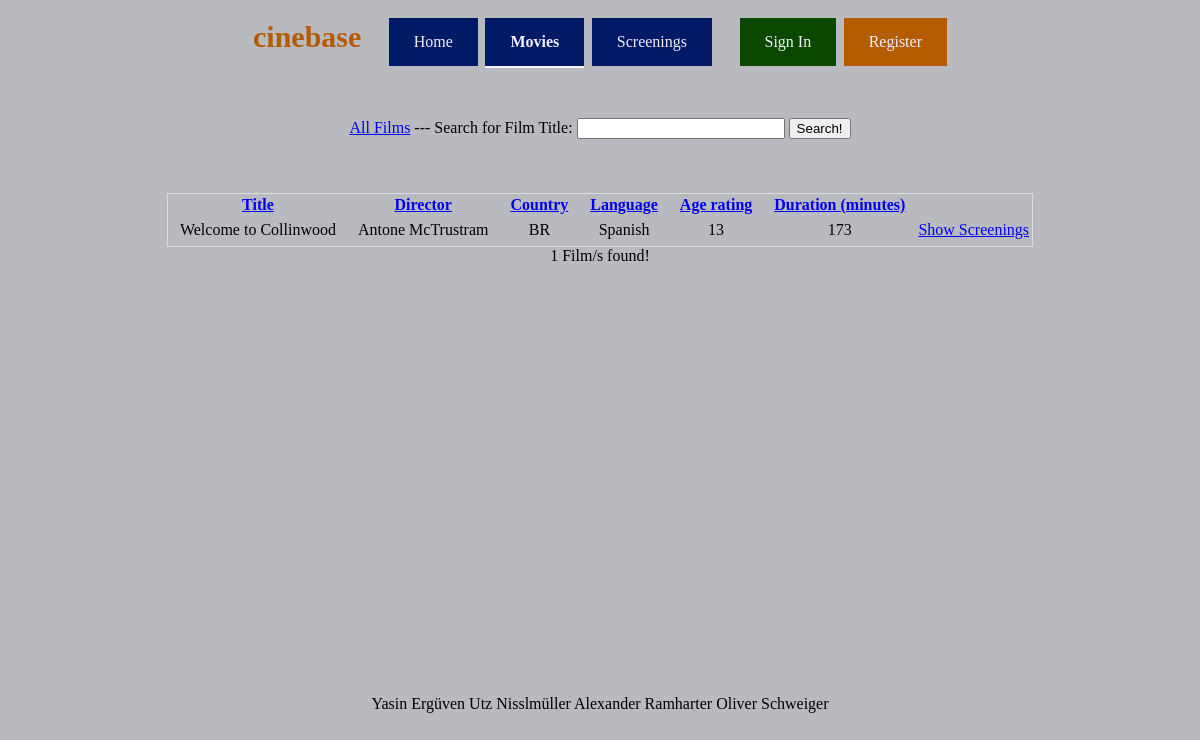
The page /homepage/movies.php?searchFilmID=1 on the database its author committed.
### tables this page shows
CREATE TABLE film (
	film_id MEDIUMINT,
	PRIMARY KEY(film_id),
	title VARCHAR(160),
	director VARCHAR(60),
	country VARCHAR(30)	,
	film_language VARCHAR(30),
	age_rating TINYINT,
	duration SMALLINT
);

### homepage/movies.php (the view, shortened to what this page needs)
<!DOCTYPE html>
<html lang="en">
<head>
    <link rel="stylesheet"
          type="text/css"
          href="css/main.css"/>
</head>
<body>
<?php
$user = 'root';
$pass = '';
$database = 'cinebase';
$conn = new mysqli('localhost', $user, $pass, $database) or die("dead");
?>
<div class="wrapper">
    <div class="topLine" id="topLine">
        cinebase
        <button onclick="window.location='index.php';" style="margin-left: 20px" class="buttonBig">Home
        </button>
        <button onclick="window.location='movies.php';"
                style="border-bottom: 2px solid whitesmoke; font-weight: bold" class="buttonBig">Movies
        </button>
        <button onclick="window.location='screening.php';" class="buttonBig">Screenings</button>
        <button id="signIn" onclick="document.getElementById('popUpLogin').style.display='block'"
                class="buttonLogin">
            Sign In
        </button>
        <button id="register" onclick="window.location='register.php';"
                class="buttonRegister">Register
        </button>
    </div>
</div>
<div class="wrapperMainBody">
    <div class="mainBody" id="mainBody">
        <div>
            <form id='searchform' action='movies.php' method='get'>
                <a href='movies.php'>All Films</a> ---
                Search for Film Title:
                <input class='searchTitle' id='searchTitle' name='searchTitle' type='text' size='20'
                       value='<?php echo $_GET['searchTitle']; ?>'/>
                <input id='search' type='submit' value='Search!'/>
            </form>
            <br>
        </div>
        <?php
        $sql = "SELECT MAX(film_id) AS max FROM film";
        if (isset($_GET['searchTitle'])) {
            $sql = "SELECT * FROM film WHERE title like '%" . $_GET['searchTitle'] . "%'";
        } else if (isset($_GET['searchFilmID'])) {
            $sql = "SELECT * FROM film WHERE film_id like '" . $_GET['searchFilmID'] . "'";
        } else if (isset($_GET['sortbytitle'])) {
            $sql = "SELECT * FROM film ORDER BY title ASC";
        } else if (isset($_GET['sortbydirector'])) {
            $sql = "SELECT * FROM film ORDER BY director ASC";
        } else if (isset($_GET['sortbycountry'])) {
            $sql = "SELECT * FROM film ORDER BY country ASC";
        } else if (isset($_GET['sortbylanguage'])) {
            $sql = "SELECT * FROM film ORDER BY film_language ASC";
        } else if (isset($_GET['sortbydur'])) {
            $sql = "SELECT * FROM film ORDER BY duration ASC";
        } else if (isset($_GET['sortbyage'])) {
            $sql = "SELECT * FROM film ORDER BY age_rating ASC";
        } else if (isset($_GET['sortbyid'])) {
            $sql = "SELECT * FROM film ORDER BY film_id ASC";
        } else {
            $sql = "SELECT * FROM film";
        }
        $result = $conn->query($sql);
        ?>
        <br>
        <br>
        <table style="float:none; border: 1px solid #DDDDDD">
            <thead>
            <tr id="tableRow">
                <th style="padding: 0px 10px 0px 10px;"><a href="movies.php?sortbytitle=true">Title</a></th>
                <th style="padding: 0px 10px 0px 10px;"><a href="movies.php?sortbydirector=true">Director</a></th>
                <th style="padding: 0px 10px 0px 10px;"><a href="movies.php?sortbycountry=true">Country</a></th>
                <th style="padding: 0px 10px 0px 10px;"><a href="movies.php?sortbylanguage=true">Language</a></th>
                <th style="padding: 0px 10px 0px 10px;"><a href="movies.php?sortbyage=true">Age rating</a></th>
                <th style="padding: 0px 10px 0px 10px;"><a href="movies.php?sortbydur=true">Duration (minutes)</a></th>
            </tr>
            </thead>
            <tbody>
            <?php
            if ($result->num_rows > 0) {
                while ($row = $result->fetch_assoc()) {
                    echo "<tr>";
                    echo "<td style=\"padding: 5px 10px 5px 10px;\">" . $row['title'] . "</td>";
                    echo "<td style=\"padding: 5px 10px 5px 10px;\">" . $row['director'] . "</td>";
                    echo "<td style=\"padding: 5px 10px 5px 10px;\">" . $row['country'] . "</td>";
                    echo "<td style=\"padding: 5px 10px 5px 10px;\">" . $row['film_language'] . "</td>";
                    echo "<td style=\"padding: 5px 10px 5px 10px;\">" . $row['age_rating'] . "</td>";
                    echo "<td style=\"padding: 5px 10px 5px 10px;\">" . $row['duration'] . "</td>";
                    echo "<td><a href=\"screening.php?searchFilmID=" . $row['film_id'] . "\"> Show Screenings </a></td>";
                    echo "</tr>";
                }
            }
            $row_cnt = mysqli_num_rows($result);
            ?>
            </tbody>
        </table>
        <div><?php echo $row_cnt ?> Film/s found!</div>
    </div>
</div>
<br><br><br><br><br><br><br><br><br><br><br><br><br><br><br><br><br><br><br><br><br><br><br>
<p style="text-align:center">Yasin Ergüven Utz Nisslmüller Alexander Ramharter Oliver
    Schweiger</p>
</body>
</html>

### homepage/css/main.css (style rules this page uses)
body { background-color: rgb(185, 186, 191); }
.mainBody { margin-top: 40px; color: #000000; display: inline-block; }
.wrapper { text-align: center; }
.wrapperMainBody { text-align: center; }
.topLine { display: inline-block; padding: 10px; color: #b45c01; font-family: Comfortaa, serif; font-size: 30px; font-weight: bold; }
.buttonBig { background-color: #001a66; border: none; color: #f2eeff; padding: 15px 25px; text-align: center; font-size: 16px; cursor: pointer; font-family: "Trebuchet MS", serif; }
.buttonLogin { margin-left: 20px; background-color: #0a4800; border: none; color: #f2eeff; padding: 15px 25px; text-align: center; font-size: 16px; cursor: pointer; font-family: "Trebuchet MS", serif; }
.buttonRegister { background-color: #b45c01; border: none; color: #f2eeff; padding: 15px 25px; text-align: center; font-size: 16px; cursor: pointer; font-family: "Trebuchet MS", serif; }
.searchTitle { width: 200px; }

### rows shown on the page
film: title "Welcome to Collinwood", director "Antone McTrustram", country "BR", film_language "Spanish", age_rating "13", duration "173"

### other values the page prints
$row_cnt "1"
